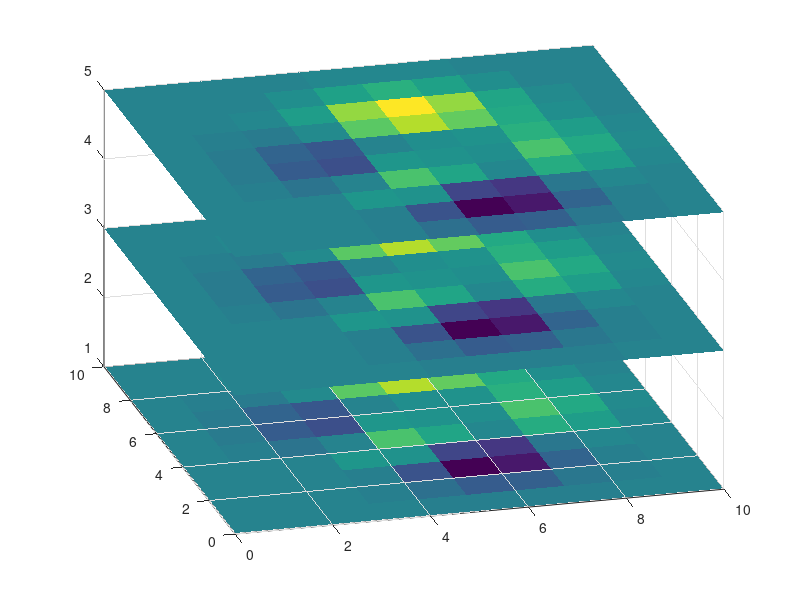
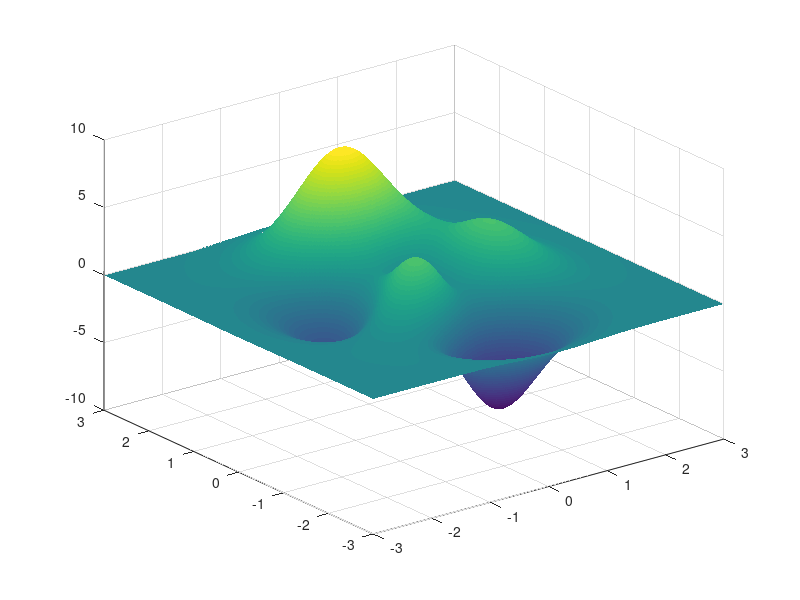

The MATLAB script that drew these images, in order: (Note: this script raises an error after producing the figures.)
close all
clearvars
clc

%%PLOT 1 :: different shadings in same figure
figure
surf(0:10,0:10,repmat(1,11,11),peaks(11),'EdgeColor','none');
hold on;     %You don't need to use hold on again and again
surf(0:10,0:10,repmat(3,11,11),peaks(11),'FaceColor','flat','EdgeColor','none');
surf(0:10,0:10,repmat(5,11,11),peaks(11),'FaceColor','interp','EdgeColor','none');
view(-15,32);



%%PLOT 2 :: change cm in zone of interest
[x, y, z] = peaks(1000);

figure;
p = surf(x,y,z);
shading flat

cm=colormap;

Xm=-7;
XM=8;
caxis([Xm XM])

x1=2;
x2=4;
l1=findnearest(x1,linspace(Xm,XM,length(cm)));
l2=findnearest(x2,linspace(Xm,XM,length(cm)));

%blurring
n = floor((l2-l1+1)/2);
fade = linspace(0, 1, n)';
cm(l1+n,:) = [1 0 0];
cm(l1:l1+n-1,:)=fade * [1 0 0] + (1-fade) * cm(l1-1, :);
cm(l2:-1:l2-n+1,:)=fade * [1 0 0] + (1-fade) * cm(l2+1, :);
colormap(cm)

Xm=-7;
XM=8;
caxis([Xm XM])
colorbar



%%PLOT3 :: two colormaps on different zones of scalar field
[X1,Y1,Z1] = peaks(250);

[X2,Y2,Z2] = peaks(250);
idx = find(X2 > 0);
Z2(idx) = NaN;

f = figure();
set(gcf,'Position',[0 0 800 800])
title('');

ax1 = axes();
pcolor(X1,Y1,Z1);
shading flat;
xlabel(ax1,'stuff')
ylabel(ax1,'other stuff')

view(2);
ax2 = axes();
pcolor(X2,Y2,Z2);
shading flat;
ax2.Visible = 'off';

colormap(ax1,bone());
colormap(ax2,jet(26));

set([ax1,ax2],'Position',[.17 .11 .685 .815]);
cb1 = colorbar(ax1,'position',[.88 .11 .03 .815]);
set(get(cb1,'ylabel'),'String','whatever','interpreter','latex', 'fontsize',20);
cb2 = colorbar(ax2,'position',[.08 .11 .03 .815]);
set(get(cb2,'ylabel'),'String','whatever','interpreter','latex', 'fontsize',20);

caxis(ax1,[-5 5]);
caxis(ax2,[-5 5]);

set(ax1,'Tag','keep');
set(ax2,'Tag','keep');

delete(findall(f,'Type','Axes','-not','Tag','keep'));


%%PLOT 4 :: arbitrary transect on scalar field
figure
z=peaks(50);

% Create x,y coordinates of the data
[x,y]=meshgrid(1:50);

% Plot Data and the slicing curve
surf(z);
hold on

X=[1 21 35 47 29 25 8];
Y=[5 19 24 26 14 39 47];

plot3(X,Y,-10*ones(1,numel(X)),'r','linewidth',3);
plot3(X,Y,10*ones(1,numel(X)),'r','linewidth',3);

patch([X fliplr(X)],[Y fliplr(Y)],[-10*ones(1,numel(X)) 10*ones(1,numel(X))],...
    'r','FaceAlpha',0.21)

axis([0 50 0 50])

patch([X(1:end-1);X(2:end);X(2:end);X(1:end-1)],[Y(1:end-1);Y(2:end);Y(2:end);Y(1:end-1)],...
    [-10*ones(1,numel(X)-1);-10*ones(1,numel(X)-1);10*ones(1,numel(X)-1);10*ones(1,numel(X)-1)],...
    'r','FaceAlpha',0.21)
